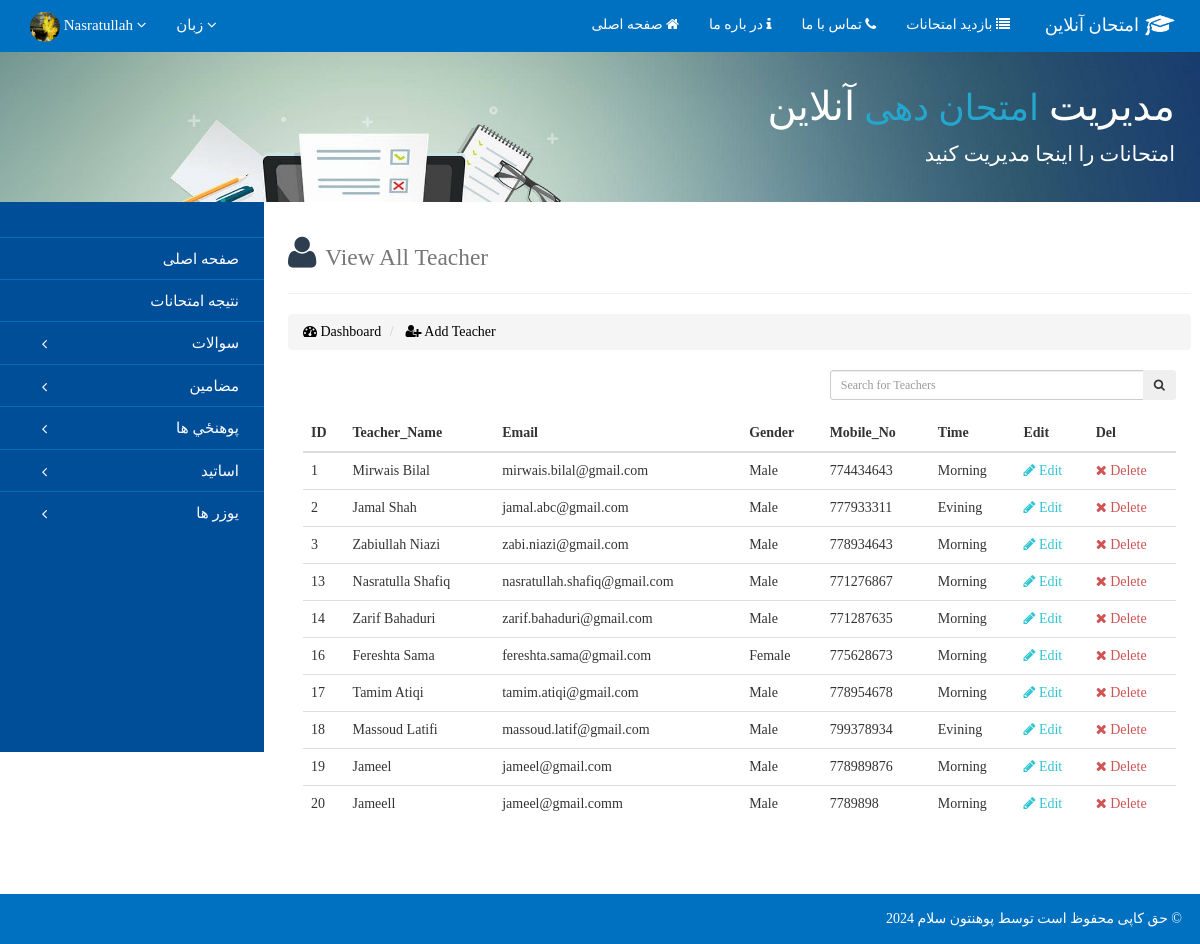
The page /Administrator/Dari/Manage-Teacher.php (signed in) on the database its author committed.
### tables this page shows
CREATE TABLE `users` (
  `User_ID` int(11) NOT NULL,
  `Full_Name` varchar(50) NOT NULL,
  `Username` varchar(30) NOT NULL,
  `Password` varchar(50) NOT NULL,
  `Email` varchar(100) NOT NULL,
  `Language` varchar(10) NOT NULL,
  `Gender` varchar(10) NOT NULL,
  `Phone_No` int(11) NOT NULL,
  `Image` varchar(255) NOT NULL DEFAULT 'placeholder-user.png',
  `Role_ID` int(11) NOT NULL DEFAULT '2',
  `Status` int(11) NOT NULL DEFAULT '0'
);

CREATE TABLE `teacher` (
  `Teacher_ID` int(11) NOT NULL,
  `Teacher_Name` varchar(50) NOT NULL,
  `Language` varchar(10) NOT NULL,
  `Email` varchar(100) NOT NULL,
  `Gender` varchar(9) NOT NULL,
  `Mobile_No` int(11) NOT NULL,
  `Time` varchar(10) NOT NULL
);

### Administrator/Dari/_Partial Components/Database.php (called while the page is built, shortened)
<?php
Class Database{
 public $host   = "localhost";
 public $user   = "root";
 public $pass   = "";
 public $db     = "Quiz";
 public $link;
private function connectDB(){
 $this->link = new mysqli($this->host, $this->user, $this->pass, $this->db);
 }
public function select($query){
  $result = $this->link->query($query) or
   die($this->link->error.__LINE__);
  if($result->num_rows > 0){
    return $result;
  } else {
    return false;
  }
 }
}

### Administrator/_Partial Components/Exam.php (called while the page is built, shortened)
<?php
class Exam{
	private $db;
	public function __construct(){
		$this->db = new Database();
	}
	public function getUsersByUsername($Username){
		$query = "SELECT * from Users where Username = '$Username'";
		mysqli_set_charset($this->db->link, 'UTF8');
		$getData = $this->db->select($query);
		return $getData;
	}
	public function getTeacher(){
		$query = "SELECT * from Teacher";
		mysqli_set_charset($this->db->link, 'UTF8');
		$getData = $this->db->select($query);
		return $getData;
	}
}
?>

### Administrator/Dari/Manage-Teacher.php (the view, shortened to what this page needs)
<?php
include('./_Partial Components/Header.php');
?>
    <div class="containe">
    	<div class="row" id="row">
            <div class="left-side-bar">
                 <?php include('./_Partial Components/Navigation.php');?>
            </div>
            <div class="right-side-bar">
            <div class="row">
            <div calss = "col-md-9">
                <h1 style = "color: #2C3E50"> <i class = "fa fa-user"> </i> <small> View All Teacher </small></h1><hr>
                <ol class="breadcrumb">
                    <li style="color: #5C9BD1"><a href="index.php"> <i class = "fa fa-tachometer"></i> Dashboard </a></li>
                    <li class = ""> <a href="Add-Teacher.php"> <i class = "fa fa-user-plus"></i> Add Teacher </a></li>
                </ol>
            </div>
            <div class = "col-sm-5 text-right pull-right">
                <form class=" "  method="POST">
                    <div class="form-group">
                        <div class="input-group input-group-sm">
                            <input type="text" class="form-control" name ="searchTeacher" id ="searchTeacher" autocomplete="off" placeholder="Search for Teachers ">
                            <span class="input-group-btn">
                                <button class="btn btn-green"><i class="fa fa-search"></i></button>
                            </span>
                        </div>
                    </div>
                </form>
            </div>
            <div class="col-md-12" id = "resultTeacher">
                <form method = "POST" >
                    <?php
                    $Teacher = $exm->getTeacher();
                    if(!$Teacher){
                        echo "<br>";
                        echo '<div class="alert alert-danger" role="alert" style = "font-size: 16px;"> Opps!... No Teachers Found </div>';
                        echo "<br>";
                    }
                    else{
                    if($Teacher->num_rows>0){
                    ?>
                <table class="table table-stripped table-hover">
                    <thead>
                        <tr>
                            <th> ID </th>
                            <th> Teacher_Name </th>
                            <th> Email </th>
                            <th> Gender </th>
                            <th> Mobile_No </th>
                            <th> Time </th>
                            <th> Edit </th>
                            <th> Del </th>
                        </tr>
                    </thead>
                <?php while($row = $Teacher->fetch_array()){ ?>
                    <tr>
                        <td> <?php echo $row['Teacher_ID'];?></td>
                        <td> <?php echo $row['Teacher_Name'];?> </td>
                        <td> <?php echo $row['Email'];?> </td>
                        <td> <?php echo $row['Gender'];?> </td>
                        <td> <?php echo $row['Mobile_No'];?> </td>
                        <td> <?php echo $row['Time'];?> </td>
                        <td> <a href="Edit-Teacher.php?edit=<?php echo $row['Teacher_ID'];?>" style="color: #32C5D2;"> <i class = "fa fa-pencil"></i> Edit</a></td>
                        <td> <a onclick="return confirm('are you sure you want to delete')" href="Delete/DeleteTeacher.php?del=<?php echo $row['Teacher_ID'];?>" style="color: #D05454;"> <i class = "fa fa-times"></i> Delete </a> </td>
                    </tr>
                <?php }}
                else{
                    echo "<br>";
                    echo '<div class="alert alert-danger" role="alert" style = "font-size: 16px;"> Opps!... No Teachers Found </div>';
                    echo "<br>";
                    }
                    }
                    ?>
                    </table>
                </form>
            </div>
        </div>
    		</div>
    	</div>
    </div>
<?php
include('./_Partial Components/Footer.php');
?>

### Administrator/Dari/_Partial Components/Header.php (shortened to what this page needs)
<?php
$filepath = realpath(dirname(__FILE__));
include_once($filepath.'/Database.php');
$exm = new Exam();
?>
<!DOCTYPE html>
<html>
<head>
    <link href ="./../../CSS/bootstrap.min.css" rel=" stylesheet" />
    <link href ="./../../CSS/bootstrap.css" rel=" stylesheet" />
    <link href="./../../CSS/animated.css" rel="stylesheet" >
    <link href="./../../CSS/font-awesome.css" rel="stylesheet" >
    <link href="./../../CSS/font-awesome.min.css" rel="stylesheet" >
    <link href="./../../CSS/animated.css" rel="stylesheet" >
    <link href="./../../CSS/bootstrap.min.css" rel="stylesheet">
    <link href="./CSS/Quiz_Admin_Panel.css" rel="stylesheet">
</head>
<body onload = "timeout()" class="all-dari-content">
<nav class="navbar navbar-inverse navbar-static-top" style = "background-color: rgb(0,112,192); border: 0px;">
      <div class="container-fluid">
        <div id="navbar" class="navbar-collapse collapse text-right">
          <ul class="nav navbar-nav" id="top-navbar">
          <li class="dropdown" id= "ssh">
            <?php if(isset($_SESSION['Username'])){
                $Username = $_SESSION['Username'];
                $UsersByUsername = $exm->getUsersByUsername($Username);
                $row = $UsersByUsername->fetch_array();
                $profile_img = $row['Image'];
            ?>
            <li class="dropdown dropdown-user" style = "background-color: rgb(0,112,192); padding-top: 0px;">
                  <a href="javascript:;" class="dropdown-toggle" id = "img-user" data-toggle="dropdown" data-hover="ddown" data-close-others="tue" style = "color: #fff;">
                      <?php echo "<img alt='' class='img-circle' width='30px' height = '30px' src='./../../img/_ProfilePicture/$profile_img' style = 'margin-top: -5px; margin-bottom: -5px;' />"; ?>
                      <span class="username username-hide-on-mobile">
                      <?php echo $_SESSION['Username']; ?> </span>
                      <i class="fa fa-angle-down"></i>
                  </a>
              </li>
          <?php } ?>
            </li>
            <li class="dropdown dropdown-user" style = "background-color: rgb(0,112,192); text-align: right;">
                    <a href="javascript:;" class="dropdown-toggle" data-toggle="dropdown" data-hover="dropdown" data-close-others="true" style = "color: #fff;">
                        <span class="username"> زبان </span>
                        <i class="fa fa-angle-down"></i>
                    </a>
                </li>
            </ul>
            <ul class="nav navbar-nav navbar-right" id = "navbardr">
                <a href="index.php" class="navbar-brand" id = "navbar-brand-right-dr">
                <div class = "col-xs-9" id = "div-quiz-title-bar"> امتحان آنلاین </div>
                <div class = "col-xs-3" id = "img-cup-dr"><img src="./../../img/Graduation Cap_52px.png" alt="Logo" width="30px"></div>
                </a>
            <li class="actie"><a id="ahmadsh" href="index.php"> صفحه اصلی <i class="fa fa-home"></i></a></li>
                <li><a href="About-Us.php" id="c"> در باره ما <i class="fa fa-info"></i></a></li>
                <li><a href="Contact-us.php"> تماس با ما <i class="fa fa-phone"></i></a></li>
                <li><a href="./../../Dari/index.php"> بازدید امتحانات <i class="fa fa-list"></i></a></li>
          </ul>
        </div>
      </div>
    </nav>
<div class="jumbotron" id = "jbtdr" style="margin-bottom: 0px; background-image: url('./../../img/IBPS-Banner12.jpg'); background-size: cover;">
    <div class="container-fluid">
        <div id="detailsDr" class="animated fadeInLeft">
            <h1> مدیریت <span> امتحان دهی </span> آنلاین </h1>
            <p class = "paragraphDr"> امتحانات را اینجا مدیریت کنید</p>
        </div>
    </div>
</div>
<body>

### CSS/Online_Quiz_Style.css (style rules this page uses)
body { min-height: calc(100% - 0px); position: relative; padding-bottom: 40px; }
html { height: 100%; position: relative; }
#jbtdr { background-image: url('../img/IBPS-Banner12.jpg'); background-repeat: no-repeat; background-size: cover; }
.all-dari-content * { font-family: Calibri; }
.row { margin-bottom: 60px; }
.navbar-brand { color: white; margin-top: -5px; width: 190px; }
#navbar-brand-right-dr { float: right; color: #fff; }
#navbardr #div-quiz-title-bar { text-align: right; padding-left: 0px; padding-top: 5px; padding-right: 6px; }
#navbardr #img-cup-dr { padding-left: 0px; }
.jumbotron { height: 150px; overflow: hidden; margin-top: -30px; width: 100%; background-image: url('./img/top-image.jpg'); background-color: #fff; }
.jumbotron #detailsDr { color:white; font-size: 26px; padding-right: 10px; float: right; text-align: right; width: 100%; }
.jumbotron #detailsDr h1 { font-size: 40px; margin-top: -15px; text-align: right; }
.jumbotron #detailsDr span { color:#24A7CF; font-size: 36px; }
.paragraphDr { font-size: 17px; text-align: right; font-family: calibri; }
a { text-decoration: none; }
a:link, a:visited { color: black; }
#navbardr li a { color: #fff; }
#top-navbar li a { color: #fff; font-size: 15px; }
@media only screen and (min-width:850px)and (max-width: 1200px) { body { margin: 0px; } }
@media only screen and (min-width:850px)and (max-width: 1200px) { .username-hide-on-mobile { display: inline-block; } }
@media only screen and (min-width:850px)and (max-width: 1200px) { .row { margin-bottom: 50px; } }
@media only screen and (min-width:850px)and (max-width: 1200px) { p { font-family: segoe ui; font-weight: lighter; } }
@media only screen and (min-width:850px)and (max-width: 1200px) { #navbar-brand-right-dr { display: block; } }
@media only screen and (min-width:850px)and (max-width: 1200px) { .jumbotron #detailsDr { color:white; font-size: 20px; padding-right: 10px; float: right; text-align: right; width: 100%; } }
@media only screen and (min-width:850px)and (max-width: 1200px) { .jumbotron #detailsDr h1 { font-size: 30px; margin-top: -15px; text-align: right; } }
@media only screen and (min-width:850px)and (max-width: 1200px) { .jumbotron #detailsDr span { color:#24A7CF; font-size: 36px; } }

### CSS/MyCarousel.css (style rules this page uses)
.all-dari-content * { font-family: Calibri; }
img { vertical-align: middle; }

### Administrator/Dari/CSS/Quiz_Admin_Panel.css (style rules this page uses)
#navbar-brand-right-dr { float: right; color: #fff; }
#navbardr #div-quiz-title-bar { text-align: right; padding-left: 0px; padding-top: 5px; padding-right: 6px; }
#navbardr #img-cup-dr { padding-left: 0px; }
.jumbotron { height: 150px; overflow: hidden; margin-top: -30px; width: 100%; background-image: url('./img/top-image.jpg'); background-color: #fff; }
.jumbotron #detailsDr { color:white; font-size: 26px; padding-right: 10px; float: right; text-align: right; width: 100%; }
.jumbotron #detailsDr h1 { font-size: 40px; margin-top: -15px; text-align: right; }
.jumbotron #detailsDr span { color:#24A7CF; font-size: 36px; }
.paragraphDr { font-size: 17px; text-align: right; font-family: calibri; }
a { color: black; }
p { font-family: segoe ui light; }
.left-side-bar { width: 17%; float: left; margin-left: 0px; }
.right-side-bar { width: 80%; float: right; margin: 1%; padding-left: 15px; padding-right: 1%; }
#row { padding: 0px; margin: 0px; }
.navbar-brand { color: white; margin-top: -5px; width: 190px; }
a { text-decoration: none; }
#top-navbar li a { color: #fff; font-size: 15px; }
@media only screen and (min-width:769px)and (max-width: 1200px) { body { margin: 0px; } }
@media only screen and (min-width:769px)and (max-width: 1200px) { .left-side-bar { width: 22%; } }
@media only screen and (min-width:769px)and (max-width: 1200px) { .right-side-bar { width:75%; } }
@media only screen and (min-width:769px)and (max-width: 1200px) { p { font-family: segoe ui; font-weight: lighter; } }

### rows shown on the page
users: Image (picture)
teacher: Teacher_ID "1", Teacher_Name "Mirwais Bilal", Email "mirwais.bilal@gmail.com", Gender "Male", Mobile_No "774434643", Time "Morning"
teacher: Teacher_ID "2", Teacher_Name "Jamal Shah", Email "jamal.abc@gmail.com", Gender "Male", Mobile_No "777933311", Time "Evining"
teacher: Teacher_ID "3", Teacher_Name "Zabiullah Niazi", Email "zabi.niazi@gmail.com", Gender "Male", Mobile_No "778934643", Time "Morning"
teacher: Teacher_ID "13", Teacher_Name "Nasratulla Shafiq", Email "nasratullah.shafiq@gmail.com", Gender "Male", Mobile_No "771276867", Time "Morning"
teacher: Teacher_ID "14", Teacher_Name "Zarif Bahaduri", Email "zarif.bahaduri@gmail.com", Gender "Male", Mobile_No "771287635", Time "Morning"
teacher: Teacher_ID "16", Teacher_Name "Fereshta Sama", Email "fereshta.sama@gmail.com", Gender "Female", Mobile_No "775628673", Time "Morning"
teacher: Teacher_ID "17", Teacher_Name "Tamim Atiqi", Email "tamim.atiqi@gmail.com", Gender "Male", Mobile_No "778954678", Time "Morning"
teacher: Teacher_ID "18", Teacher_Name "Massoud Latifi", Email "massoud.latif@gmail.com", Gender "Male", Mobile_No "799378934", Time "Evining"
teacher: Teacher_ID "19", Teacher_Name "Jameel", Email "jameel@gmail.com", Gender "Male", Mobile_No "778989876", Time "Morning"
teacher: Teacher_ID "20", Teacher_Name "Jameell", Email "jameel@gmail.comm", Gender "Male", Mobile_No "7789898", Time "Morning"

### other values the page prints
$_SESSION['Username'] "Nasratullah"
